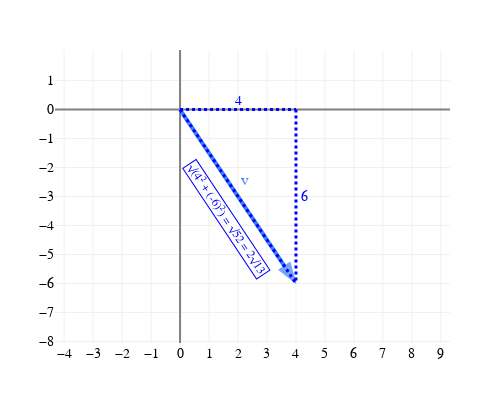

This figure's notebook cell:
### Markdown cell above
To compute the length of $\vec v$ – i.e. the distance between $(0, 0)$ and $(4, -6)$ – we should remember the Pythagorean theorem, which states that if we have a right triangle with legs of length $a$ and $b$, then the length of the hypotenuse is $\sqrt{a^2 + b^2}$. Here, that's $\sqrt{4^2 + (-6)^2} = \sqrt{16 + 36} = \sqrt{52} = 2\sqrt{13}$.

<script type="text/javascript" src="https://cdn.mathjax.org/mathjax/latest/MathJax.js?config=TeX-AMS-MML_HTMLorMML"></script>

### Code cell
from utils import plot_vectors
import numpy as np

fig = plot_vectors([((4, -6), '#3d81f6', 'v')], vdeltax=0.3, vdeltay=1)

# Add horizontal dotted line from (0,0) to (4,0)
fig.add_shape(
    type="line",
    x0=0, y0=0, x1=4, y1=0,
    line=dict(color="blue", width=3, dash="dot")
)

# Add vertical dotted line from (4,0) to (4,-6)
fig.add_shape(
    type="line",
    x0=4, y0=0, x1=4, y1=-6,
    line=dict(color="blue", width=3, dash="dot")
)

# Add label "4" above the horizontal line
fig.add_annotation(
    x=2, y=0.3,
    text="4",
    showarrow=False,
    font=dict(size=14, color="blue")
)

# Add label "6" to the right of the vertical line
fig.add_annotation(
    x=4.3, y=-3,
    text="6",
    showarrow=False,
    font=dict(size=14, color="blue")
)

# Add diagonal dotted line from (0,0) to (4,-6) - the hypotenuse
fig.add_shape(
    type="line",
    x0=0, y0=0, x1=4, y1=-6,
    line=dict(color="blue", width=3, dash="dot")
)

# Add calculation annotation for the hypotenuse
fig.add_annotation(
    x=1.6, y=-3.8,
    text=r"√(4² + (-6)²) = √52 = 2√13",
    showarrow=False,
    font=dict(size=12, color="blue"),
    bgcolor="rgba(255,255,255,0.8)",
    bordercolor="blue",
    borderwidth=1,
    textangle=np.arctan(6/4) * 180 / np.pi
)

fig.update_layout(width=500, height=400, yaxis_scaleanchor="x")
fig.update_xaxes(range=[-1, 6], tickvals=np.arange(-5, 15))
fig.update_yaxes(range=[-8, 2], tickvals=np.arange(-8, 2))
fig.show(config={'displayModeBar': False})

### Figure 1 — Plotly figure (JSON) as saved in the notebook; plotly's stock layout.template omitted (floating-point values rounded to 4 significant figures)
{"data": [{"line": {"color": "#3d81f6", "width": 4}, "marker": {"angleref": "previous", "color": ["#3d81f6", "#3d81f6"], "size": [0, 22], "symbol": ["circle", "arrow"]}, "mode": "lines+markers", "showlegend": false, "type": "scatter", "x": [0, 4], "y": [0, -6]}], "layout": {"annotations": [{"bgcolor": "rgba(255,255,255,0.8)", "bordercolor": "rgba(0,0,0,0)", "borderwidth": 0, "font": {"color": "#3d81f6", "family": "Avenir", "size": 16}, "showarrow": false, "text": "v", "x": 2.25, "y": -2.445}, {"font": {"color": "blue", "size": 14}, "showarrow": false, "text": "4", "x": 2, "y": 0.3}, {"font": {"color": "blue", "size": 14}, "showarrow": false, "text": "6", "x": 4.3, "y": -3}, {"bgcolor": "rgba(255,255,255,0.8)", "bordercolor": "blue", "borderwidth": 1, "font": {"color": "blue", "size": 12}, "showarrow": false, "text": "√(4² + (-6)²) = √52 = 2√13", "textangle": 56.31, "x": 1.6, "y": -3.8}], "font": {"color": "black", "family": "Avenir", "size": 14}, "height": 400, "margin": {"b": 50, "l": 50, "r": 50, "t": 50}, "paper_bgcolor": "white", "plot_bgcolor": "white", "shapes": [{"line": {"color": "blue", "dash": "dot", "width": 3}, "type": "line", "x0": 0, "x1": 4, "y0": 0, "y1": 0}, {"line": {"color": "blue", "dash": "dot", "width": 3}, "type": "line", "x0": 4, "x1": 4, "y0": 0, "y1": -6}, {"line": {"color": "blue", "dash": "dot", "width": 3}, "type": "line", "x0": 0, "x1": 4, "y0": 0, "y1": -6}], "width": 500, "xaxis": {"gridcolor": "#f0f0f0", "range": [-1, 6], "tickvals": [-5, -4, -3, -2, -1, 0, 1, 2, 3, 4, 5, 6, 7, 8, 9, 10, 11, 12, 13, 14], "title": {"text": ""}, "zerolinecolor": "gray"}, "yaxis": {"gridcolor": "#f0f0f0", "range": [-8, 2], "scaleanchor": "x", "tickvals": [-8, -7, -6, -5, -4, -3, -2, -1, 0, 1], "title": {"text": ""}, "zerolinecolor": "gray"}}}
